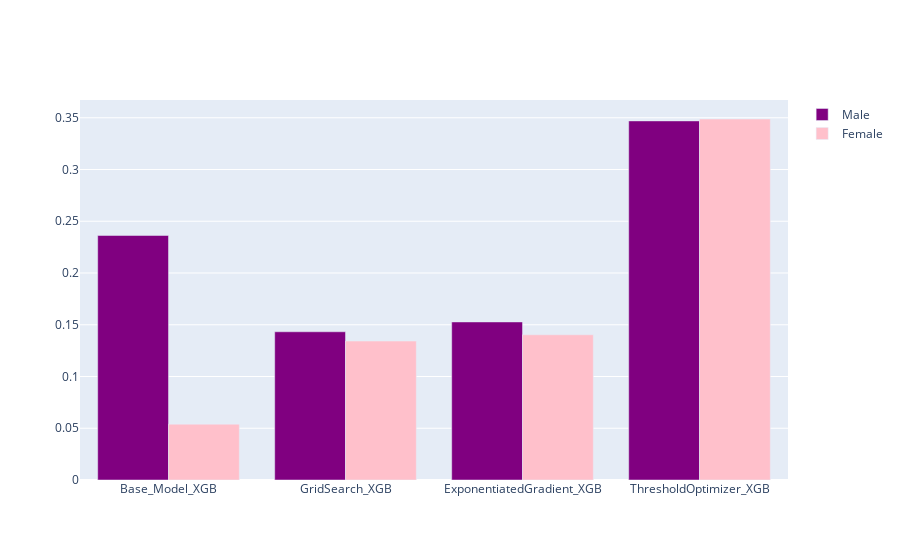

The notebook cell this image was saved under:
### Code cell
selection_comparison(comparison_df_XGB)

### Figure 1 — Plotly figure (JSON) as saved in the notebook; plotly's stock layout.template omitted (floating-point values rounded to 4 significant figures)
{"data": [{"marker": {"color": "purple"}, "name": "Male", "type": "bar", "x": ["Base_Model_XGB", "GridSearch_XGB", "ExponentiatedGradient_XGB", "ThresholdOptimizer_XGB"], "y": [0.2363, 0.1432, 0.1527, 0.3469]}, {"marker": {"color": "pink"}, "name": "Female", "type": "bar", "x": ["Base_Model_XGB", "GridSearch_XGB", "ExponentiatedGradient_XGB", "ThresholdOptimizer_XGB"], "y": [0.05394, 0.1343, 0.1403, 0.3488]}], "layout": {"barmode": "group", "xaxis": {"tickangle": 0}}}
